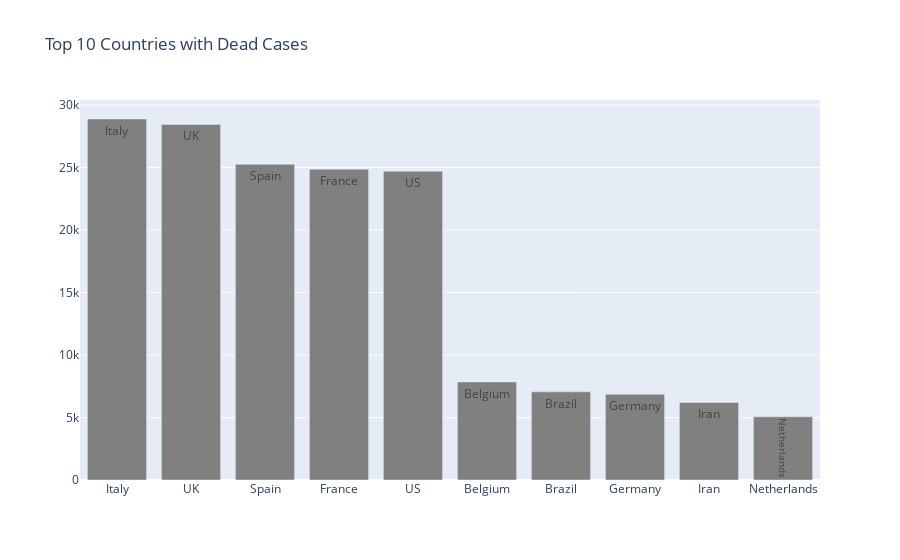

Here is the notebook cell this chart was saved with:
### Code cell
fig=go.Figure(data=[go.Bar(x=Deaths_per_country['Country/Region'].head(10),y=Deaths_per_country['Deaths'].head(10),
                           marker_color='grey',text=Deaths_per_country['Country/Region'].head(10),textposition='auto',)])
fig.update_layout(title='Top 10 Countries with Dead Cases')
fig.show()

### Figure 1 — Plotly figure (JSON) as saved in the notebook; plotly's stock layout.template omitted (floating-point values rounded to 4 significant figures)
{"data": [{"marker": {"color": "grey"}, "text": ["Italy", "UK", "Spain", "France", "US", "Belgium", "Brazil", "Germany", "Iran", "Netherlands"], "textposition": "auto", "type": "bar", "x": ["Italy", "UK", "Spain", "France", "US", "Belgium", "Brazil", "Germany", "Iran", "Netherlands"], "y": [28884, 28446, 25264, 24864, 24708, 7844, 7051, 6866, 6203, 5056]}], "layout": {"title": {"text": "Top 10 Countries with Dead Cases"}}}
